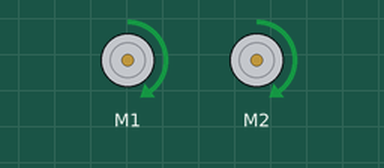
A sketch run on a simulated Arduino Uno, built with avr-gcc and run on an emulated ATmega328P. Parts: 2 × DC motor (green arrow = forward, orange = backward, longer = faster).

Above: at 5.15 s.
Timing chart, 0 to 8.0 s (numbered marks = the images above):
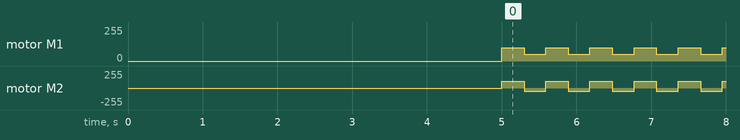

The sketch:

Lab_1_Motors.ino
```cpp
#include <OrangutanMotors.h>

OrangutanMotors motors; //Initialises motors to control motors

void setup()
{
  delay(5000); //Delays for five seconds on startup
}

void loop()
{
  Square(); //Calls Square function
}

void Square() //Creates a for loop to move robot in square pattern
{
  for (int i = 0; i < 4; i++)
  {
    motors.setSpeeds(100, 100); //Moves robot forward for 1/3 of a second
    delay(300);
    motors.setSpeeds(50, -50); //Turns robot 90 deg to the right
    delay(290);
  }
}
```

Measured:
- by itself, motor M1: alternates forward 100/255 for 0.30 s and forward 50/255 for 0.29 s
- by itself, motor M2: alternates forward 100/255 for 0.30 s and backward 50/255 for 0.29 s
